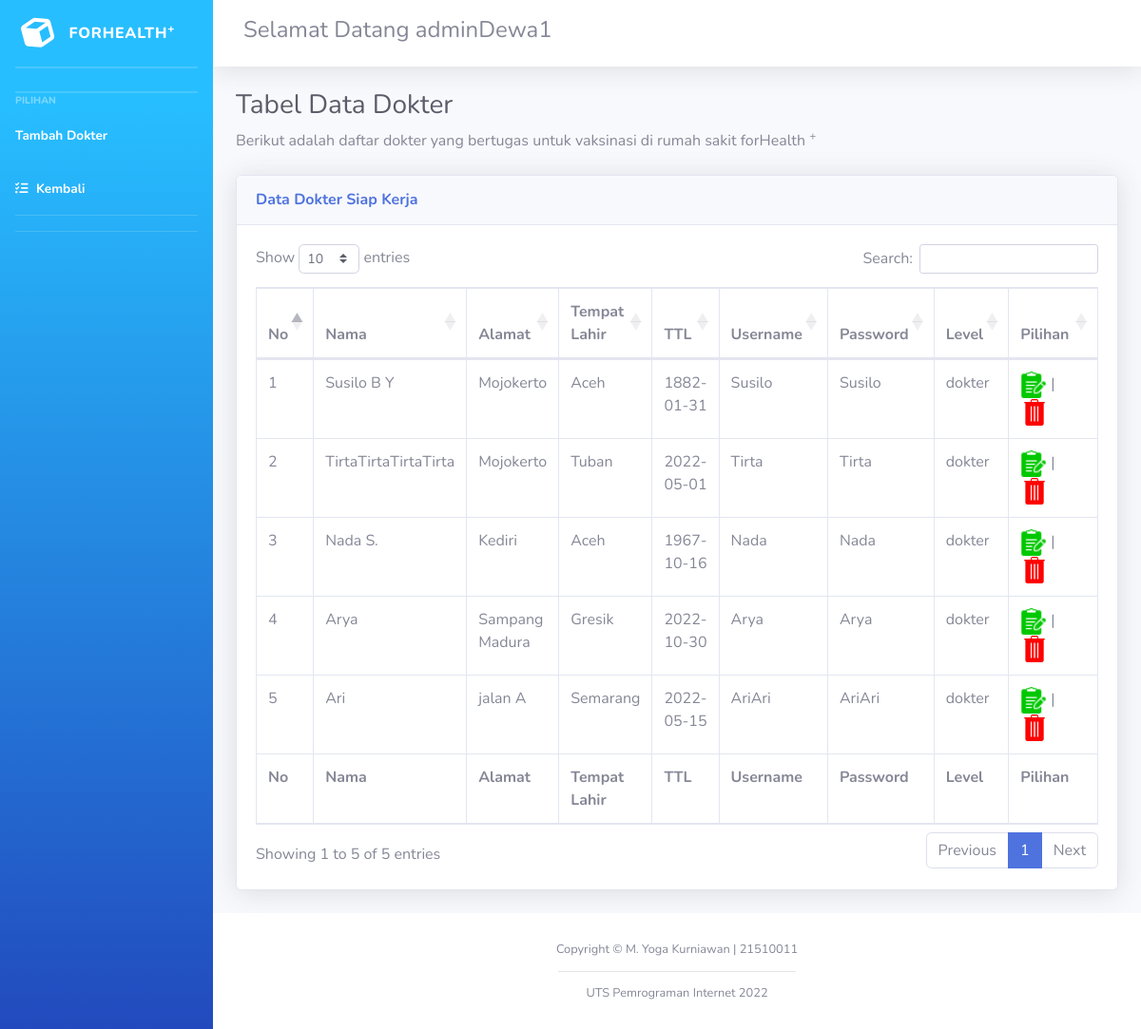
/adminAkses/dokter/dataDokter.php (signed in), run on the app's committed database.
### tables this page shows
CREATE TABLE `dokter` (
  `idDokter` int(11) NOT NULL,
  `nama` varchar(50) NOT NULL,
  `alamat` text NOT NULL,
  `tLahir` varchar(20) NOT NULL,
  `tgl` date NOT NULL,
  `username` varchar(20) NOT NULL,
  `password` varchar(10) NOT NULL,
  `level` enum('dokter') NOT NULL
);

### adminAkses/dokter/dataDokter.php (the view, shortened to what this page needs)
<?php
include "../../connection.php";
?>
<!DOCTYPE html>
<html lang="en">
<head>
    <link href="vendor/fontawesome-free/css/all.min.css" rel="stylesheet" type="text/css">
    <link rel="stylesheet" href="../../css/sb-admin-2.min.css">
    <link href="../../vendor/datatables/dataTables.bootstrap4.min.css" rel="stylesheet">
</head>
<body id="page-top">
    <div id="wrapper">
        <ul class="navbar-nav bg-gradient-primary sidebar sidebar-dark accordion" id="accordionSidebar">
            <a class="sidebar-brand d-flex align-items-center justify-content-center" href="dataDokter.php">
                <div class="sidebar-brand-icon rotate-n-15">
                    <i class="fa-solid fa-cube"></i>
                </div>
                <div class="sidebar-brand-text mx-3">forHealth<sup>+</sup></div>
            </a>
            <hr class="sidebar-divider my-0">
            <hr class="sidebar-divider my-0"><br>
            <hr class="sidebar-divider my-0">
            <hr class="sidebar-divider my-0">
            <div class="sidebar-heading">
                Pilihan
            </div>
            <li class="nav-item active">
                <a class="nav-link" href="tambahDokter.php">
                    <span>Tambah Dokter</span></a>
            </li>
            <li class="nav-item active">
                <a class="nav-link" href="../../dashboard.php">
                    <i class="fas  fa-tasks"></i>
                    <span>Kembali</span></a>
            </li>
            <hr class="sidebar-divider">
            <hr class="sidebar-divider d-none d-md-block">
        </ul>
        <div id="content-wrapper" class="d-flex flex-column">
            <div id="content">
                <nav class="navbar navbar-expand navbar-light bg-white topbar mb-4 static-top shadow">
                    <form class="d-none d-sm-inline-block form-inline mr-auto ml-md-3 my-2 my-md-0 mw-100 navbar-search">
                        <div class="input-group">
                            <h4>Selamat Datang <?php echo $_SESSION['username']; ?></h4>
                        </div>
                    </form>
                </nav>
                <div class="container-fluid">
                    <h1 class="h3 mb-2 text-gray-800">Tabel Data Dokter</h1>
                    <p class="mb-4"> Berikut adalah daftar dokter yang bertugas untuk vaksinasi di rumah sakit forHealth <sup>+</sup></p>
                    <div class="card shadow mb-4">
                        <div class="card-header py-3">
                            <h6 class="m-0 font-weight-bold text-primary">Data Dokter Siap Kerja</h6>
                        </div>
                        <div class="card-body">
                            <div class="table-responsive">
                                <table class="table table-bordered" id="dataTable" width="100%" cellspacing="0">
                                    <thead class="text-center">
                                        <tr>
                                            <th>No</th>
                                            <th>Nama</th>
                                            <th>Alamat</th>
                                            <th>Tempat Lahir</th>
                                            <th>TTL</th>
                                            <th>Username</th>
                                            <th>Password</th>
                                            <th>Level</th>
                                            <th style="width: 99px ;">Pilihan</th>
                                        </tr>
                                    </thead>
                                    <tfoot class="text-center">
                                        <tr>
                                            <th>No</th>
                                            <th>Nama</th>
                                            <th>Alamat</th>
                                            <th>Tempat Lahir</th>
                                            <th>TTL</th>
                                            <th>Username</th>
                                            <th>Password</th>
                                            <th>Level</th>
                                            <th style="width: 99px ;">Pilihan</th>
                                        </tr>
                                    </tfoot>
                                    <tbody>
                                        <?php
                                        $queryDokter = mysqli_query($conn, "SELECT * FROM dokter");
                                        $no = 0;
                                        while ($dataDokter = mysqli_fetch_array($queryDokter)) {
                                            $no++;
                                        ?>
                                            <tr>
                                                <td><?= $no ?></td>
                                                <td><?= $dataDokter['nama'] ?></td>
                                                <td><?= $dataDokter['alamat'] ?></td>
                                                <td><?= $dataDokter['tLahir'] ?></td>
                                                <td><?= $dataDokter['tgl'] ?></td>
                                                <td><?= $dataDokter['username'] ?></td>
                                                <td><?= $dataDokter['password'] ?></td>
                                                <td><?= $dataDokter['level'] ?></td>
                                                <td>
                                                    <a  href="editDokter.php?idDokter= <?= $dataDokter['idDokter'] ?>">
                                                        <img id="edit" src="../../aset/edit.png" alt="">
                                                    </a> |
                                                    <a href="hapusDokter.php?idDokter= <?= $dataDokter['idDokter'] ?>" onclick="return confirm ('Apakah anda yakin menghapus data ini')">
                                                        <img id="hapus" src="../../aset/hapus.png" alt="">
                                                    </a>
                                                </td>
                                            </tr>
                                        <?php
                                        }
                                        ?>
                                    </tbody>
                                </table>
                            </div>
                        </div>
                    </div>
                </div>
            </div>
            <footer class="sticky-footer bg-white">
                <div class="container my-auto">
                    <div class="copyright text-center my-auto">
                        <span>Copyright &copy; M. Yoga Kurniawan | 21510011</span> <br>
                        <hr style="width: 250px;">
                        <span>UTS Pemrograman Internet 2022</span>
                    </div>
                </div>
            </footer>
        </div>
    </div>
</body>
</html>

### adminAkses/dokter/dataDokter.php (style rules this page uses)
#hapus { width: 30px; height: 30px; }
#edit { width: 28px; height: 28px; }

### data on the page
dokter: nama "Susilo B Y", alamat "Mojokerto", tLahir "Aceh", tgl "1882-01-31", username "Susilo", password "Susilo", level "dokter"
dokter: nama "TirtaTirtaTirtaTirta", alamat "Mojokerto", tLahir "Tuban", tgl "2022-05-01", username "Tirta", password "Tirta", level "dokter"
dokter: nama "Nada S.", alamat "Kediri", tLahir "Aceh", tgl "1967-10-16", username "Nada", password "Nada", level "dokter"
dokter: nama "Arya", alamat "Sampang Madura", tLahir "Gresik", tgl "2022-10-30", username "Arya", password "Arya", level "dokter"
dokter: nama "Ari", alamat "jalan A", tLahir "Semarang", tgl "2022-05-15", username "AriAri", password "AriAri", level "dokter"

### other printed values
$_SESSION['username'] "adminDewa1"
